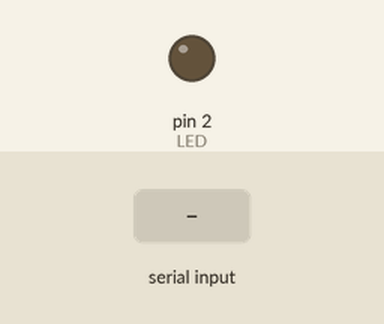
Simulated run of this sketch. Board: Arduino Uno, built with avr-gcc and run on an emulated ATmega328P. On the bench: output pins drawn as LEDs (lit = HIGH). Inputs (shaded band) come from the test bench. What the sketch prints to the serial monitor is not drawn.

Above: at 1.2 s.
1.3 s: "1" received over Serial
At 2.5 s:
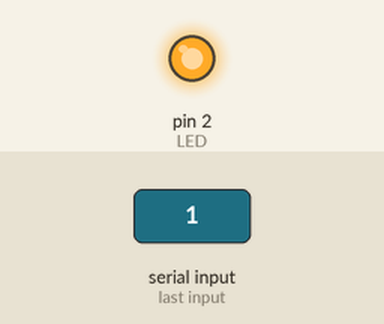
2.8 s: "0" received over Serial
At 3.8 s:
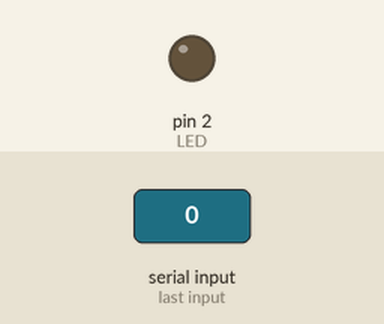
4.3 s: "1" received over the second serial link
At 4.9 s:
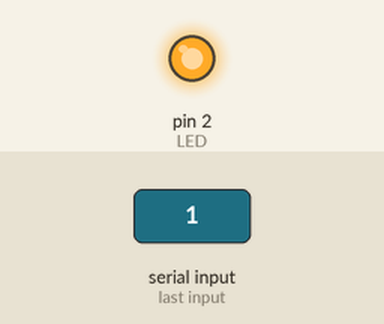
Timing chart, 0 to 7.3 s (numbered marks = the images above; inputs shaded):
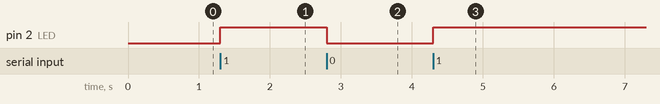

The sketch:

LED_Bluetooth.ino
```cpp
#include <SoftwareSerial.h>
#define RX 8
#define TX 9
#define LED 2

char incomingByte = 0;
SoftwareSerial bluetooth(RX, TX);

void setup() {
  Serial.begin(9600);
  pinMode(LED, OUTPUT);
  digitalWrite(LED, LOW);
  bluetooth.begin(9600);
}

void loop() {
  if (bluetooth.available() > 0) {
    incomingByte = bluetooth.read();
    Serial.print(incomingByte);

    if (incomingByte == '0') {
      digitalWrite(2, LOW);
    }

    if (incomingByte == '1') {
      digitalWrite(2, HIGH);
    }

  }

  if (Serial.available() > 0) {
    incomingByte = Serial.read();
    Serial.print(incomingByte);

    if (incomingByte == '0') {
      digitalWrite(2, LOW);
    }

    if (incomingByte == '1') {
      digitalWrite(2, HIGH);
    }
  }

}
```

Measured:
- after the input at 1.3 s, pin 2 (LED): LOW → HIGH at once
- after the input at 2.8 s, pin 2 (LED): HIGH → LOW at once
- after the input at 4.3 s, pin 2 (LED): LOW → HIGH at once
